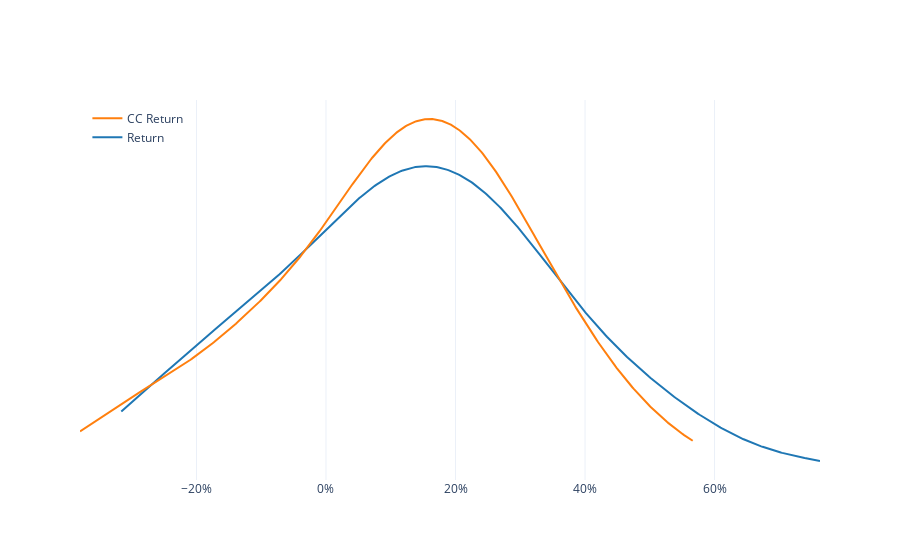

The notebook cell saved with this chart:
### Markdown cell above
# FIGURE 2

### Code cell
import plotly.figure_factory as ff

fig = ff.create_distplot(
    [data["Return"], data["CC Return"]], 
    group_labels=["Return", "CC Return"], 
    show_rug=False, 
    show_hist=False
)

fig.update_traces(hovertemplate="")
fig.update_layout(
    xaxis_tickformat="0%",
    xaxis_title="",
    yaxis_tickvals=[],

    legend=dict(
        yanchor="top",
        y=0.99,
        xanchor="left",
        x=0.01,
    ),
    template="plotly_white"
)
fig.show()

### Figure 1 — Plotly figure (JSON) as saved in the notebook; plotly's stock layout.template omitted (floating-point values rounded to 4 significant figures; data arrays with more than 128 entries replaced by an {"elided": "..."} marker saying what was removed)
{"data": [{"hovertemplate": "", "legendgroup": "Return", "marker": {"color": "rgb(31, 119, 180)"}, "mode": "lines", "name": "Return", "showlegend": true, "type": "scatter", "x": {"elided": "500 float values"}, "xaxis": "x", "y": {"elided": "500 float values"}, "yaxis": "y"}, {"hovertemplate": "", "legendgroup": "CC Return", "marker": {"color": "rgb(255, 127, 14)"}, "mode": "lines", "name": "CC Return", "showlegend": true, "type": "scatter", "x": {"elided": "500 float values"}, "xaxis": "x", "y": {"elided": "500 float values"}, "yaxis": "y"}], "layout": {"barmode": "overlay", "hovermode": "closest", "legend": {"traceorder": "reversed", "x": 0.01, "xanchor": "left", "y": 0.99, "yanchor": "top"}, "xaxis": {"anchor": "y2", "domain": [0, 1], "tickformat": "0%", "title": {"text": ""}, "zeroline": false}, "yaxis": {"anchor": "free", "domain": [0, 1], "position": 0, "tickvals": []}}}
